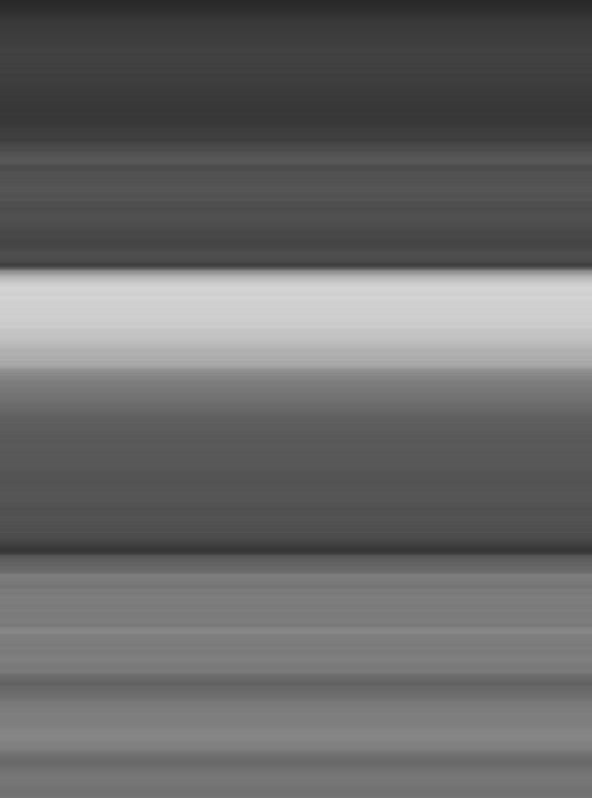
#> input picture q1/image_1.jpg, 592 x 798 px, given in place of taj.jpg, which was not available
$ python BilateralCleaning.py
#> lines starting #> are read from the running program, lines starting #| are printed output that depends on the picture; pictures that were not available may be replaced by others from this repository, and a replacement may not be noted
import cv2
import numpy as np
import matplotlib.pyplot as plt

def clean_Gaussian_noise_bilateral(im, radius, stdSpatial, stdIntensity):
    # Define constants
    height, width = im.shape
    # Pad the image with zeros
    padded_im = np.pad(im, ((radius, radius), (radius, radius)), mode='constant')
    # Create grid of indices for faster computation
    x, y = np.meshgrid(np.arange(-radius, radius + 1), np.arange(-radius, radius + 1))
    # Compute the spatial Gaussian mask
    gs = np.exp(-(x ** 2 + y ** 2) / (2 * stdSpatial ** 2)).astype(np.float64)
    cleanIm = np.zeros_like(im, dtype=np.float64)

    # Iterate over each pixel
    for i in range(height):
        for j in range(width):
            # Extract the window around the current pixel
            window = padded_im[i:i+2*radius+1, j:j+2*radius+1]
            # Compute the intensity Gaussian mask
            gi = np.exp(-((window - im[i, j]) ** 2) / (2 * stdIntensity ** 2)).astype(np.float64)
            # Compute the weighted sum
            weighted_sum = np.sum(gs * gi * window)
            # Compute the normalization factor
            normalization_factor = np.sum(gs * gi)
            #Avoid dividing by zero
            if normalization_factor != 0 :
                cleanIm[i, j] = weighted_sum / normalization_factor
            else:
                cleanIm[i, j] =im[i, j]

    return cleanIm.astype(np.uint8)

#taj 2% of its diagonal is 8.485281374238571
#NoisyGrayImage 2% of its diagonal is 6.708203932499369
#balls 2% of its diagonal is 6.468044526748405

clear_image_b_taj = clean_Gaussian_noise_bilateral(cv2.imread('taj.jpg', cv2.IMREAD_GRAYSCALE), radius=2, stdSpatial=8.485281374238571, stdIntensity=70)
#> in clean_Gaussian_noise_bilateral, `height, width = im.shape`: height = 798; width = 592
#> in clean_Gaussian_noise_bilateral, im is the input picture: shape (798, 592); min 40, max 212, mean 104.3
cv2.imwrite(f'Taj_fixed_image.jpg', clear_image_b_taj)

clear_image_b_NoisyGrayImage = clean_Gaussian_noise_bilateral(cv2.imread('NoisyGrayImage.png', cv2.IMREAD_GRAYSCALE), radius=4, stdSpatial=6.708203932499369, stdIntensity=50)
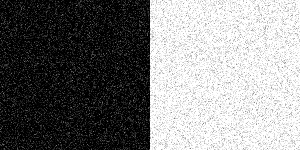
#> input picture q2/NoisyGrayImage.png, 300 x 150 px, found by its file name
#> call 2 of clean_Gaussian_noise_bilateral, with radius = 4, stdSpatial = 6.71, stdIntensity = 50
#> in clean_Gaussian_noise_bilateral (call 2), `height, width = im.shape`: height = 150; width = 300
#> in clean_Gaussian_noise_bilateral (call 2), `padded_im = np.pad(im, ((radius, radius), (radius, radius)), mode='con..`:
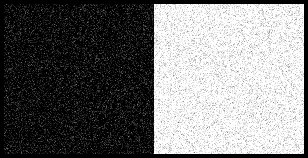
#> padded_im: shape (158, 308); min 0, max 255, mean 117.8
#> in clean_Gaussian_noise_bilateral, im is the input picture: shape (150, 300); min 0, max 255, mean 127.4
#> after the loop in clean_Gaussian_noise_bilateral (call 2), `for i in range(height):`:
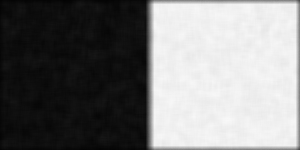
#> cleanIm: shape (150, 300) float64; min 3.62, max 248.8, mean 124.6
cv2.imwrite(f'NoisyGrayImage_fixed_image.jpg', clear_image_b_NoisyGrayImage)

clear_image_b_balls = clean_Gaussian_noise_bilateral(cv2.imread('balls.jpg', cv2.IMREAD_GRAYSCALE), radius=1, stdSpatial=6.468044526748405, stdIntensity=70)
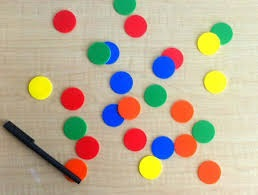
#> input picture q2/balls.jpg, 258 x 195 px, found by its file name
#> call 3 of clean_Gaussian_noise_bilateral, with radius = 1, stdSpatial = 6.47, stdIntensity = 70
#> in clean_Gaussian_noise_bilateral (call 3), `height, width = im.shape`: height = 195; width = 258
#> in clean_Gaussian_noise_bilateral (call 3), `padded_im = np.pad(im, ((radius, radius), (radius, radius)), mode='con..`:
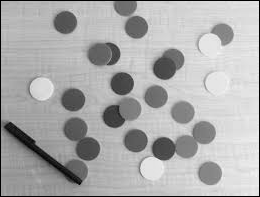
#> padded_im: shape (197, 260); min 0, max 244, mean 171.9
#> in clean_Gaussian_noise_bilateral (call 3), `padded_im = np.pad(im, ((radius, radius), (radius, radius)), mode='con..`:
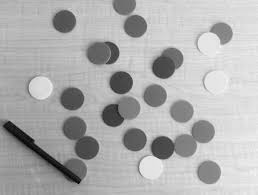
#> im: shape (195, 258); min 0, max 244, mean 175
#> in clean_Gaussian_noise_bilateral (call 3), `gs = np.exp(-(x ** 2 + y ** 2) / (2 * stdSpatial ** 2)).astype(np.floa..`: gs = [[0.976, 0.988, 0.976], [0.988, 1, 0.988], [0.976, 0.988, 0.976]]
#> after the loop in clean_Gaussian_noise_bilateral (call 3), `for i in range(height):`:
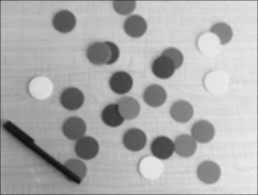
#> cleanIm: shape (195, 258) float64; min 14.86, max 237.8, mean 173.8
cv2.imwrite(f'Balls_fixed_image.jpg', clear_image_b_balls)


plt.figure(figsize=(10,10))
plt.subplot(321)
plt.title('Original Taj Image')
plt.imshow(cv2.imread('taj.jpg', cv2.IMREAD_GRAYSCALE), cmap='gray')

plt.subplot(322)
plt.title('Fixed Taj Image')
plt.imshow(clear_image_b_taj, cmap='gray')

plt.subplot(323)
plt.title('Original NoisyGrayImage Image')
plt.imshow(cv2.imread('NoisyGrayImage.png', cv2.IMREAD_GRAYSCALE), cmap='gray')

plt.subplot(324)
plt.title('Fixed NoisyGrayImage Image')
plt.imshow(clear_image_b_NoisyGrayImage, cmap='gray')

plt.subplot(325)
plt.title('Original Balls Image')
plt.imshow(cv2.imread('balls.jpg', cv2.IMREAD_GRAYSCALE), cmap='gray')

plt.subplot(326)
plt.title('Fixed Balls Image')
plt.imshow(clear_image_b_balls, cmap='gray')
plt.show()
